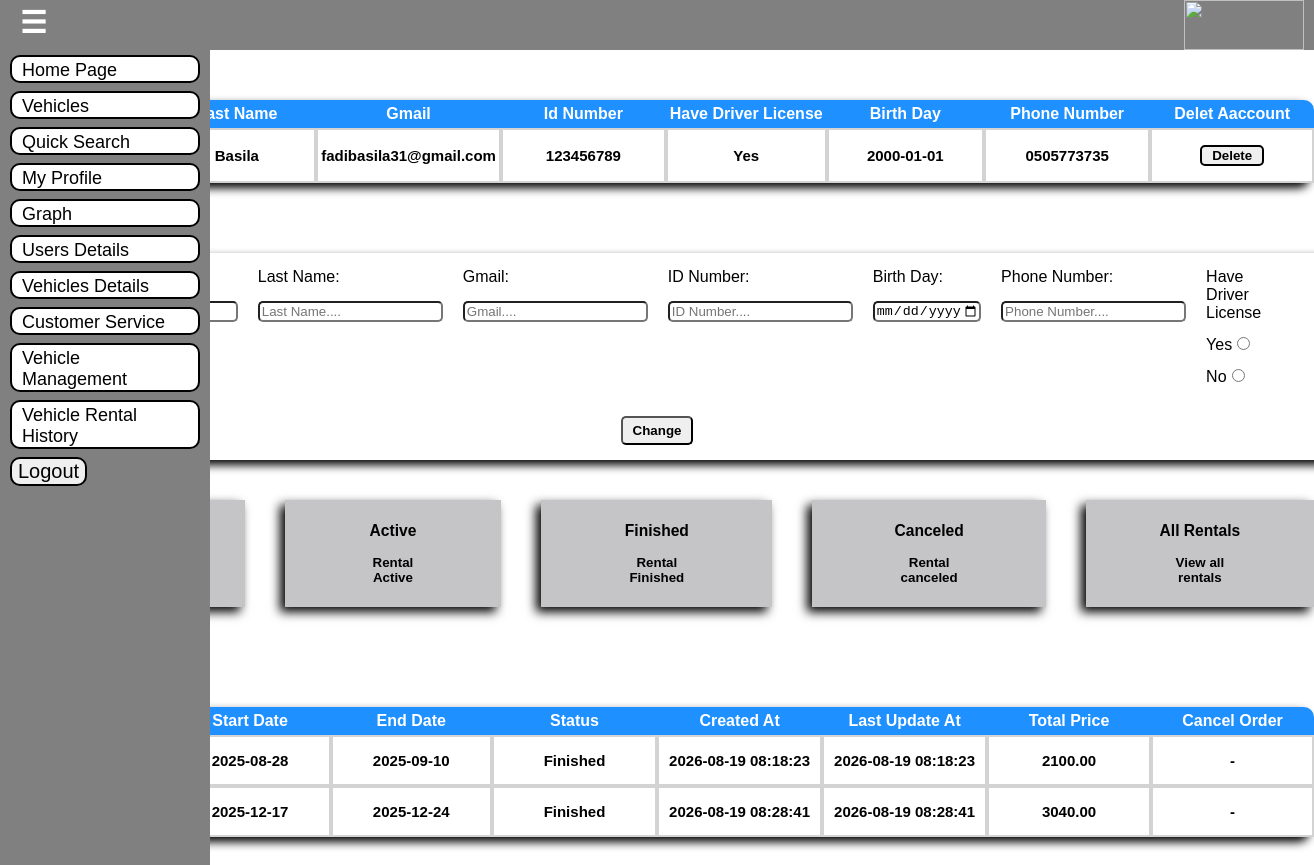
Page /Profile.php (signed in) on the committed database.
### tables this page shows
CREATE TABLE IF NOT EXISTS `users` (
  `Id` int NOT NULL AUTO_INCREMENT,
  `FirstName` varchar(250) NOT NULL,
  `LastName` varchar(250) NOT NULL,
  `Gmail` varchar(250) NOT NULL,
  `IdNumber` varchar(9) NOT NULL,
  `Password` varchar(250) NOT NULL,
  `Password1` varchar(250) NOT NULL,
  `Password2` varchar(250) DEFAULT NULL,
  `Password3` varchar(250) DEFAULT NULL,
  `HaveDriverLicense` tinyint(1) NOT NULL DEFAULT '0',
  `Blocked` tinyint(1) NOT NULL DEFAULT '0',
  `FailedTimes` int NOT NULL DEFAULT '0',
  `BirthDay` date NOT NULL,
  `PhoneNumber` varchar(250) DEFAULT NULL,
  `Role` varchar(250) NOT NULL,
  `StartTimeExpired` datetime DEFAULT NULL,
  `EndTimeExpired` datetime DEFAULT NULL,
  PRIMARY KEY (`Id`)
);

CREATE TABLE IF NOT EXISTS `booking` (
  `BookingId` int NOT NULL AUTO_INCREMENT,
  `CustomerId` int NOT NULL,
  `VehicleId` int NOT NULL,
  `StartDate` date NOT NULL,
  `EndDate` date NOT NULL,
  `Status` varchar(250) NOT NULL,
  `CreatedAt` timestamp NOT NULL DEFAULT CURRENT_TIMESTAMP,
  `UpdatedAt` timestamp NOT NULL DEFAULT CURRENT_TIMESTAMP,
  `TotalPrice` decimal(10,2) NOT NULL,
  `RatingStatus` varchar(50) NOT NULL,
  PRIMARY KEY (`BookingId`),
  KEY `CustomerId` (`CustomerId`),
  KEY `CarId` (`VehicleId`)
);

### Profile.php (the view, shortened to what this page needs)
<?php
    include "Nav.php";
    $con=opencon();
    $CustomerId=$_SESSION['UserId'];
?>
<!DOCTYPE html>
<html lang="en">
    <head>
    </head>
    <body>
        <table>
            <th id="thLeft">First Name</th>
            <th>Last Name</th>
            <th>Gmail</th>
            <th>Id Number</th>
            <th>Have Driver License</th>
            <th>Birth Day</th>
            <th>Phone Number</th>
            <th id="thRight">Delet Aaccount</th>
            <?php
                $Users=mysqli_query($con,"SELECT * FROM Users");
                while($u=mysqli_fetch_array($Users)){
                    if($u['Id']==$CustomerId){
                        echo "<tr><td><h1>".$u['FirstName']."</h1></td>
                        <td><h1>".$u['LastName']."</h1></td>
                        <td><h1>".$u['Gmail']."</h1></td>
                        <td><h1>".$u['IdNumber']."</h1></td>
                        <td><h1>";
                        if($u['HaveDriverLicense']){
                            echo "Yes";
                        }else{
                            echo "No";
                        }
                        echo"</h1></td>
                        <td><h1>".$u['BirthDay']."</h1></td>
                        <td><h1>".$u['PhoneNumber']."</h1></td>
                        <td><h1><form method='post'><button type='submit' name='Delete'>Delete</button></form></h1></td></tr>";
                    }
                }
            ?>
        </table>
        <div class="Shadow">
            <form method="POST">
                <div class="form">
                    <div>
                        <label>First Name:</label>
                    </div>
                    <div>
                        <label>Last Name:</label>
                        <input type="text" name="LastName" placeholder="Last Name...." >
                    </div>
                    <div>
                        <label>Gmail:</label>
                        <input type="email" name="Gmail" placeholder="Gmail...." >
                    </div>
                    <div>
                        <label>ID Number:</label>
                        <input type="text" name="IDNumber" placeholder="ID Number...." >
                    </div>
                    <div>
                        <label>Birth Day:</label>
                        <input type="date" name="BirthDay" max="<?php echo date("Y-m-d") ?>">
                    </div>
                    <div>
                        <label>Phone Number:</label>
                        <input type="text" name="PhoneNumber" placeholder="Phone Number...." >
                    </div>
                    <div>
                        <label>Have Driver License</label>
                        Yes<input type="radio" name="HaveDriverLicense" value="Yes" >
                        No<input type="radio" name="HaveDriverLicense" value="No">
                    </div>
                </div>
                <button type="submit" name="ChangeInformations">Change</button>
            </form>
        </div>
        <form id="FormShowRents" method="POST">
            <div class="Css2"><button type="submit" name="Soon"><h3>Soon</h3><br><br>Rental not started</button></div>
            <div class="Css2"><button type="submit" name="Active"><h3>Active</h3><br><br>Rental Active</button></div>
            <div class="Css2"><button type="submit" name="Finished"><h3>Finished</h3><br><br>Rental Finished</button></div>
            <div class="Css2"><button type="submit" name="Canceled"><h3>Canceled</h3><br><br>Rental canceled</button></div>
            <div class="Css2"><button type="submit" name="AllRents"><h3>All Rentals</h3><br><br>View all rentals</button></div>
        </form>
        <table>
            <tr>
                <th id="thLeft">Vehicle Name</th>
                <th>Start Date</th>
                <th>End Date</th>
                <th>Status</th>
                <th>Created At</th>
                <th>Last Update At</th>
                <th>Total Price</th>
                <th id="thRight">Cancel Order</t>
            </tr>
            <?php
                if(isset($_POST['Soon'])){
                    $Booking=mysqli_query($con,"SELECT * FROM Booking WHERE Status='Waiting'");
                }else if(isset($_POST['Active'])){
                    $Booking=mysqli_query($con,"SELECT * FROM Booking WHERE Status='Active'");
                }else if(isset($_POST['Finished'])){
                    $Booking=mysqli_query($con,"SELECT * FROM Booking WHERE Status='Finished'");
                }else if(isset($_POST['Canceled'])){
                    $Booking=mysqli_query($con,"SELECT * FROM Booking WHERE Status='Canceled'");
                }else{
                    $Booking=mysqli_query($con,"SELECT * FROM Booking");
                }
                while($b=mysqli_fetch_array($Booking)){
                    if($b['CustomerId']==$CustomerId){
                        $CarId=$b['VehicleId'];
                        $Cars=mysqli_query($con,"SELECT * FROM Vehicle");
                        while($c=mysqli_fetch_array($Cars)){
                            if($c['Id']==$CarId){
                                echo "<tr><td><h1>".$c['VehicleName']."</h1></td>";
                                break;
                            }
                        }
                        echo "<td><h1>".$b['StartDate']."</h1></td>
                        <td><h1>".$b['EndDate']."</h1></td>
                        <td><h1>".$b['Status']."</h1></td>
                        <td><h1>".$b['CreatedAt']."</h1></td>
                        <td><h1>".$b['UpdatedAt']."</h1></td>
                        <td><h1>".$b['TotalPrice']."</h1></td>
                        <td><h1>";
                        if($b['Status']=='Waiting'){
                            echo "<form method='post'><input type='hidden' name='BookingId' value='".$b['BookingId']."'><button type='submit' name='Cancel'>Cancel</button></form>";
                        }else{
                            echo "-";
                        }
                        echo "</h1></td></tr>";
                    }
                }
            ?>
        </table>
    </body>
</html>

### Nav.php (style rules this page uses)
body { font-family: Arial; margin:0px; }
button { cursor:pointer; }

### Profile.php (style rules this page uses)
body { font-family: Arial; margin: 0px; margin-bottom: 60px; }
#FormShowRents { display:flex; justify-content: center; margin-top: 40px; gap:40px; }
.Css2 { display:inline-block; }
.Css2 button { font-weight: bold; border: 2px solid transparent; padding:20px 70px 20px 70px; box-shadow: -5px 5px 10px black; background-color: #c5c5c7; }
.Css2 h3 { display:inline; }
button[name="ChangeInformations"] { display:flex; justify-self: center; border-radius: 5px; margin-top: 20px; padding:5px 10px 5px 10px; font-weight: bold; }
.form { display:flex; gap:20px; margin-left: 100px; margin-right:100px; padding-bottom:10px; }
.form label { background-color: #ffffffb3; border-radius: 10px; display: block; }
.form input { margin-top: 15px; border-radius: 5px; }
table { border-radius: 10px; margin-top: 100px; display: flex; justify-self: center; border-spacing: 0px; box-shadow: -5px 5px 10px black; }
th { width: 180px; margin-top:5px; padding-top:5px; padding-bottom:5px; color:white; background-color: dodgerblue; }
#thLeft { border-top-left-radius:10px; }
#thRight { border-top-right-radius: 10px; }
td { background-color: white; border: 2px solid lightgray; width: 180px; margin-top:5px; padding-top:5px; padding-bottom:5px; }
h1 { font-size:15px; text-align: center; }
button[name='Delete'] { padding-left:10px; padding-right:10px; border-radius: 5px; border:2px solid black; font-weight: bold; }
.Shadow { background-color: white; box-shadow: -5px 5px 10px black; display: flex; justify-self: center; margin-top:70px; padding-top: 15px; padding-bottom: 15px; border-radius: 10px; }

### rows in the picture
users: LastName "Basila", Gmail "fadibasila31@gmail.com", IdNumber "123456789", HaveDriverLicense "Yes", BirthDay "2000-01-01", PhoneNumber "0505773735"
booking: StartDate "2025-08-28", EndDate "2025-09-10", Status "Finished", CreatedAt "2026-08-19 08:18:23", UpdatedAt "2026-08-19 08:18:23", TotalPrice "2100.00"
booking: StartDate "2025-12-17", EndDate "2025-12-24", Status "Finished", CreatedAt "2026-08-19 08:28:41", UpdatedAt "2026-08-19 08:28:41", TotalPrice "3040.00"
